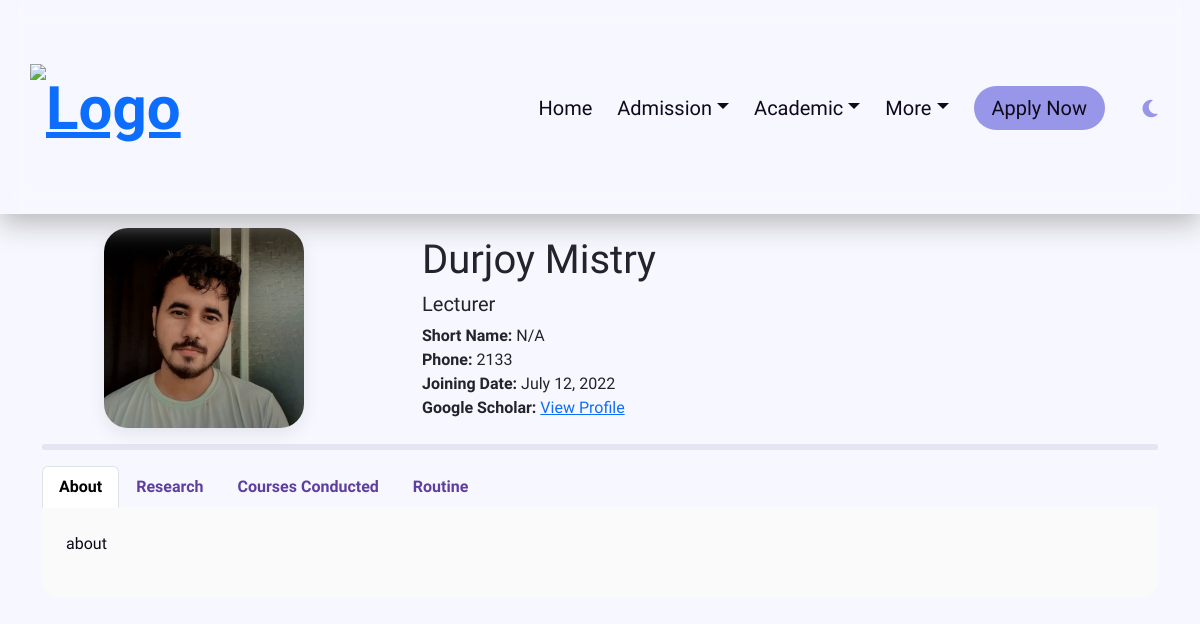
/faculty/2/, run on the app's committed database.
### faculty/models.py (models this page shows, shortened)
class Faculty(models.Model):
    DESIGNATION_CHOICES = [
        ('Professor', 'Professor'),
        ('Associate Professor', 'Associate Professor'),
        ('Assistant Professor', 'Assistant Professor'),
        ('Lecturer', 'Lecturer'),
        ('Teaching Assistant', 'Teaching Assistant'),
    ]
    user = models.OneToOneField(User, on_delete=models.CASCADE)
    name = models.CharField(max_length=50, default="Name")
    shortname = models.CharField(max_length=5, default='N/A')
    designation = models.CharField(max_length=20, choices=DESIGNATION_CHOICES, null=True)
    phone = models.CharField(max_length=11)
    bio = models.TextField(max_length=200)
    about = RichTextField(blank=True, null=True)
    profile_pic = models.ImageField(upload_to='faculty_photos/', default='defaults/faculty.png', null=True, blank=True)
    joining_date = models.DateField(null=True)
    google_scholar_url = models.URLField(max_length=255, blank=True, null=True)
    researchgate_url = models.URLField(max_length=255, blank=True, null=True)
    orcid_url = models.URLField(max_length=255, blank=True, null=True)
    scopus_url = models.URLField(max_length=255, blank=True, null=True)
    linkedin_url = models.URLField(max_length=255, blank=True, null=True)
    citation = models.PositiveIntegerField(default=0, blank=True, null=True)
    sl = models.PositiveIntegerField(validators=[MinValueValidator(1)])
    routine = models.FileField(upload_to='faculty_routines/', null=True, blank=True)
    objects = models.Manager()
    custom = FacultyManager()
    def save(self, *args, **kwargs):
        if self._state.adding:
            max_sl = Faculty.objects.aggregate(models.Max('sl'))['sl__max']
            self.sl = 1 if max_sl is None else max_sl + 1
        super().save(*args, **kwargs)
        if self.profile_pic:
            pic_path = self.profile_pic.path
            img = Image.open(pic_path)
            width, height = img.size
            min_dim = min(width, height)
            left = (width - min_dim) / 2
            top = (height - min_dim) / 2
            right = (width + min_dim) / 2
            bottom = (height + min_dim) / 2
            img_cropped = img.crop((left, top, right, bottom))
            img_resized = img_cropped.resize((600, 600))
            img_resized.save(pic_path, optimize=True, quality=100)
            if os.path.getsize(pic_path) > 307200:
                img_resized.save(pic_path, optimize=True, quality=70)

### uap_cse/views.py (the view)
# urls.py: path('faculty/<int:pk>/', views.faculty_detail, name='faculty_detail'),
def faculty_detail(request, pk):
    faculty = get_object_or_404(Faculty, pk=pk)
    papers = get_or_cache_best_papers(faculty.google_scholar_url)
    return render(request, 'faculty/faculty_detail.html', {'faculty_profile': faculty, 'papers':papers})

### templates/faculty/faculty_detail.html (shortened to what this page needs)
{% extends "base.html" %}
{% load static %}
{% block head %}
    <link rel="stylesheet" href="{% static 'css/faculty_detail.css' %}">
    <link rel="stylesheet" href="{% static 'css/global.css' %}">
{% endblock %}
{% block content %}
<div class="container faculty-profile">
    <div class="row align-items-center">
        <div class="col-md-4 text-center">
            <img src="{{ faculty_profile.profile_pic.url }}" alt="Profile Picture" class="profile-img">
        </div>
        <div class="col-md-8 faculty-info">
            <h1>{{ faculty_profile.name }}</h1>
            <h5>{{ faculty_profile.designation }}</h5>
            <div class="faculty-meta">
                <div><strong>Short Name:</strong> {{ faculty_profile.shortname }}</div>
                <div><strong>Phone:</strong> {{ faculty_profile.phone }}</div>
                <div><strong>Joining Date:</strong> {{ faculty_profile.joining_date }}</div>
                {% if faculty_profile.google_scholar_url %}
                <div><strong>Google Scholar:</strong> <a href="{{ faculty_profile.google_scholar_url }}" target="_blank">View Profile</a></div>
                {% endif %}
            </div>
        </div>
    </div>
    <hr class="fat_hr">
    <ul class="nav nav-tabs" id="profileTabs" role="tablist">
        <li class="nav-item" role="presentation">
            <button class="nav-link active" id="about-tab" data-bs-toggle="tab" data-bs-target="#about" type="button" role="tab">About</button>
        </li>
        <li class="nav-item" role="presentation">
            <button class="nav-link" id="research-tab" data-bs-toggle="tab" data-bs-target="#research" type="button" role="tab">Research</button>
        </li>
        <li class="nav-item" role="presentation">
            <button class="nav-link" id="courses-tab" data-bs-toggle="tab" data-bs-target="#courses" type="button" role="tab">Courses Conducted</button>
        </li>
        <li class="nav-item" role="presentation">
            <button class="nav-link" id="routine-tab" data-bs-toggle="tab" data-bs-target="#routine" type="button" role="tab">Routine</button>
        </li>
    </ul>
    <div class="tab-content" id="profileTabsContent">
        <div class="tab-pane fade show active" id="about" role="tabpanel">
            {{ faculty_profile.about|safe }}
        </div>
    </div>
</div>
{% endblock %}

### static/css/faculty_detail.css (style rules this page uses)
.profile-img { width: 200px; height: 200px; object-fit: cover; border-radius: 1.5rem; box-shadow: 0 6px 18px rgba(0, 0, 0, 0.08); margin-right: 2rem; }
.nav-tabs .nav-link { color: #5e3e9f; font-weight: 600; border: none; border-bottom: 2px solid transparent; }
.nav-tabs .nav-link.active { color: #3e2e85; border-color: #3e2e85; }
.tab-content { background: #fafafa; padding: 1.5rem; border-radius: 0 0 1rem 1rem; border-top: none; margin-top: -1px; }

### static/css/global.css (style rules this page uses)
* { font-family: 'Lexend', sans-serif; background-size: 400% 400%; margin: 0; }
.fat_hr { border: 3px solid #b3a8cb; width: 100%; border-radius: 1rem; }

### static/css/base.css (style rules this page uses)
:root { --primary-color: #9896e8; --bg-color: #f7f7ff; --bg-shade: rgba(0, 0, 0, 0.03); --txt-color: #0f091a; --shadow-color: rgba(170, 170, 170, 0.78); --secondary-color: rgba(181, 181, 238, 0.39); transition: background-color 0.3s ease-in-out, color 0.3s ease-in-out, border-color 0.3s ease-in-out; }
* { box-sizing: border-box; margin: 0; padding: 0; font-family: 'Lexend', sans-serif; transition: background-color 0.3s ease-in-out, color 0.3s ease-in-out, border-color 0.3s ease-in-out, box-shadow 0.3s ease-in-out; }
body { background-color: var(--bg-color); --header-color: var(--primary-color); }
p { font-size: 16px; line-height: 1.6; color: var(--txt-color); }

### data on the page
Faculty: profile_pic (picture), name "Durjoy Mistry", designation "Lecturer", shortname "N/A", phone "2133", joining_date "July 12, 2022", about "about"
